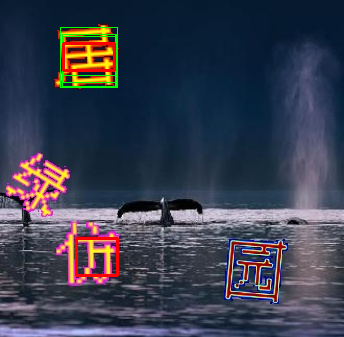
#> input picture js_reverse_cache/tasks/bili-gt3-solver/debug_click/20_mser_boxes.png, 344 x 337 px
$ python debug_click3.py debug_click/20_mser_boxes.png
#> lines starting #> are read from the running program, lines starting #| are printed output that depends on the picture; after the words box and inside, x2 and y2 are one past the last pixel; in counts of white or black regions, pixels touching at a corner belong together
"""Debug 3: MSER-based glyph candidate detection on the word-click field."""
from __future__ import annotations

import pathlib
import sys

import cv2
import numpy as np

TASK = pathlib.Path(__file__).resolve().parent


def note(msg: str) -> None:
    print(msg.encode("utf-8", "replace").decode("utf-8", "replace"), file=sys.stderr, flush=True)


def main() -> int:
    img = cv2.imdecode(np.fromfile(sys.argv[1], dtype=np.uint8), cv2.IMREAD_COLOR)
#> img is the input picture: shape (337, 344, 3); mean B, G, R 78.2, 62.3, 58
    field = img[:337, :]
    out = TASK / "debug_click"
    out.mkdir(exist_ok=True)

    b, g, r = field[:, :, 0].astype(np.int16), field[:, :, 1].astype(np.int16), field[:, :, 2].astype(np.int16)
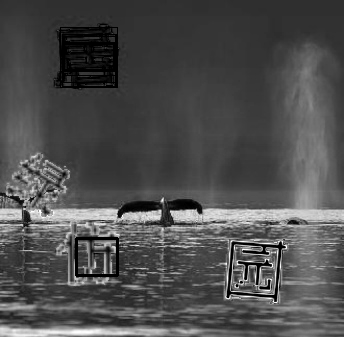
#> b: shape (337, 344) int16; min 0, max 255, mean 78.2
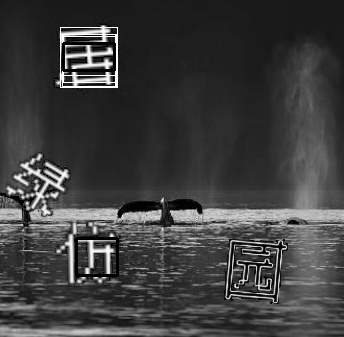
#> g: shape (337, 344) int16; min 0, max 255, mean 62.3
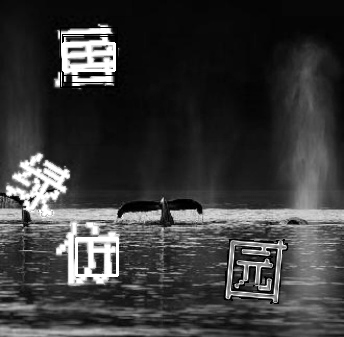
#> r: shape (337, 344) int16; min 0, max 255, mean 58
    chroma = np.maximum(np.maximum(b, g), r) - np.minimum(np.minimum(b, g), r)
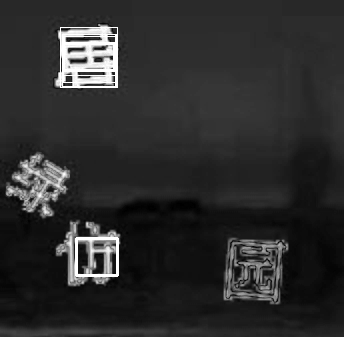
#> chroma: shape (337, 344) int16; min 0, max 255, mean 44.6
    note(f"[stats] chroma mean={chroma.mean():.1f} p95={np.percentile(chroma, 95):.1f}")

    mser = cv2.MSER_create()
    mser.setMinArea(60)
    mser.setMaxArea(20000)
    try:
        regions, boxes = mser.detectRegions(field)
#> regions = 108 items; boxes = 108 rows, first 6: [13, 331, 121, 1], [51, 328, 119, 1], [32, 329, 136, 1], [51, 259, 15, 11], [106, 299, 27, 6], [32, 324, 69, 2]
    except Exception:  # noqa: BLE001
        boxes = []
    note(f"[mser] raw regions={len(boxes)}")

    h, w = field.shape[:2]
#> h = 337; w = 344
    kept = []
    for (x, y, bw, bh) in boxes:
        if bw < 25 or bh < 25 or bw > 130 or bh > 130:
            continue
        ar = bw / float(bh)
        if ar < 0.35 or ar > 2.6:
            continue
        sub_chroma = chroma[y:y + bh, x:x + bw]
        if float(sub_chroma.mean()) < 60:
            continue
        kept.append((int(x), int(y), int(bw), int(bh), float(sub_chroma.mean())))
#> this loop made 108 passes
#> (x, y, bw, bh) on passes 1 to 12: (13, 331, 121, 1), (51, 328, 119, 1), (32, 329, 136, 1), (51, 259, 15, 11), (106, 299, 27, 6), (32, 324, 69, 2), (0, 254, 21, 11), (84, 319, 61, 5), (41, 271, 24, 10), (42, 302, 91, 6), (32, 323, 85, 3), (165, 279, 57, 15)
#> (x, y, bw, bh, ar) on passes 18, 41, 44: (284, 246, 60, 36, 1.67), (0, 257, 66, 27, 2.44), (0, 245, 66, 39, 1.69)
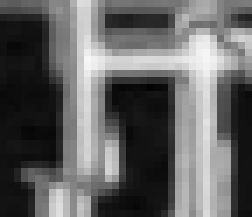
#> sub_chroma: shape (31, 36) int16 (shown 7 times larger); min 3, max 246, mean 99.1
#> after the loop, kept = [(79, 242, 36, 31, 99.08)]

    # merge overlapping candidates and keep the strongest per cluster
    kept.sort(key=lambda t: -t[4])
    final: list[tuple[int, int, int, int]] = []
    for (x, y, bw, bh, sc) in kept:
        cx, cy = x + bw / 2, y + bh / 2
        if any(abs(cx - (fx + fw / 2)) < 40 and abs(cy - (fy + fh / 2)) < 40 for (fx, fy, fw, fh) in final):
            continue
        final.append((x, y, bw, bh))
#> this loop made 1 pass
#> (x, y, bw, bh, sc, cx, cy) on pass 1: (79, 242, 36, 31, 99.08, 97, 257.5)
#> after the loop, final = [(79, 242, 36, 31)]
    note(f"[mser] kept={len(kept)} distinct={len(final)}")

    vis = field.copy()
    for (x, y, bw, bh, _sc) in kept:
        cv2.rectangle(vis, (x, y), (x + bw, y + bh), (0, 255, 0), 1)
#> this loop made 1 pass
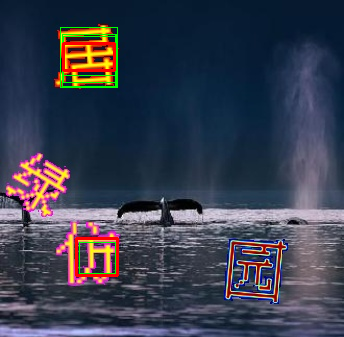
#> vis: shape (337, 344, 3); 0.12% of pixels changed, all inside (x1, y1, x2, y2) = (79, 242, 116, 274)
    for (x, y, bw, bh) in final:
        cv2.rectangle(vis, (x, y), (x + bw, y + bh), (0, 0, 255), 2)
#> this loop made 1 pass
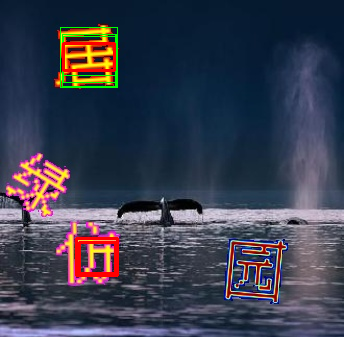
#> vis: shape (337, 344, 3); 0.28% of pixels changed, all inside (x1, y1, x2, y2) = (78, 241, 116, 274)
    cv2.imencode(".png", vis)[1].tofile(str(out / "20_mser_boxes.png"))
    cv2.imencode(".png", chroma.astype(np.uint8))[1].tofile(str(out / "21_chroma.png"))
    note(f"[debug] -> {out/'20_mser_boxes.png'}")
    return 0


if __name__ == "__main__":
    raise SystemExit(main())
#> (the program exits here)
